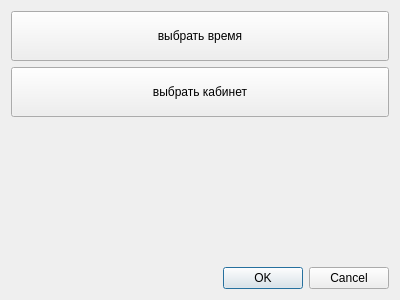
<?xml version="1.0" encoding="UTF-8"?>
<ui version="4.0">
 <class>Dialog</class>
 <widget class="QDialog" name="Dialog">
  <property name="geometry">
   <rect>
    <x>0</x>
    <y>0</y>
    <width>400</width>
    <height>300</height>
   </rect>
  </property>
  <property name="windowTitle">
   <string>Dialog</string>
  </property>
  <layout class="QVBoxLayout" name="verticalLayout">
   <item>
    <widget class="QPushButton" name="pushButton_2">
     <property name="minimumSize">
      <size>
       <width>0</width>
       <height>50</height>
      </size>
     </property>
     <property name="text">
      <string>выбрать время</string>
     </property>
    </widget>
   </item>
   <item>
    <widget class="QPushButton" name="kab">
     <property name="minimumSize">
      <size>
       <width>0</width>
       <height>50</height>
      </size>
     </property>
     <property name="text">
      <string>выбрать кабинет</string>
     </property>
    </widget>
   </item>
   <item>
    <spacer name="verticalSpacer">
     <property name="orientation">
      <enum>Qt::Vertical</enum>
     </property>
     <property name="sizeHint" stdset="0">
      <size>
       <width>20</width>
       <height>40</height>
      </size>
     </property>
    </spacer>
   </item>
   <item>
    <widget class="QDialogButtonBox" name="buttonBox">
     <property name="orientation">
      <enum>Qt::Horizontal</enum>
     </property>
     <property name="standardButtons">
      <set>QDialogButtonBox::Cancel|QDialogButtonBox::Ok</set>
     </property>
    </widget>
   </item>
  </layout>
 </widget>
 <resources/>
 <connections>
  <connection>
   <sender>buttonBox</sender>
   <signal>accepted()</signal>
   <receiver>Dialog</receiver>
   <slot>accept()</slot>
   <hints>
    <hint type="sourcelabel">
     <x>248</x>
     <y>254</y>
    </hint>
    <hint type="destinationlabel">
     <x>157</x>
     <y>274</y>
    </hint>
   </hints>
  </connection>
  <connection>
   <sender>buttonBox</sender>
   <signal>rejected()</signal>
   <receiver>Dialog</receiver>
   <slot>reject()</slot>
   <hints>
    <hint type="sourcelabel">
     <x>316</x>
     <y>260</y>
    </hint>
    <hint type="destinationlabel">
     <x>286</x>
     <y>274</y>
    </hint>
   </hints>
  </connection>
 </connections>
</ui>
